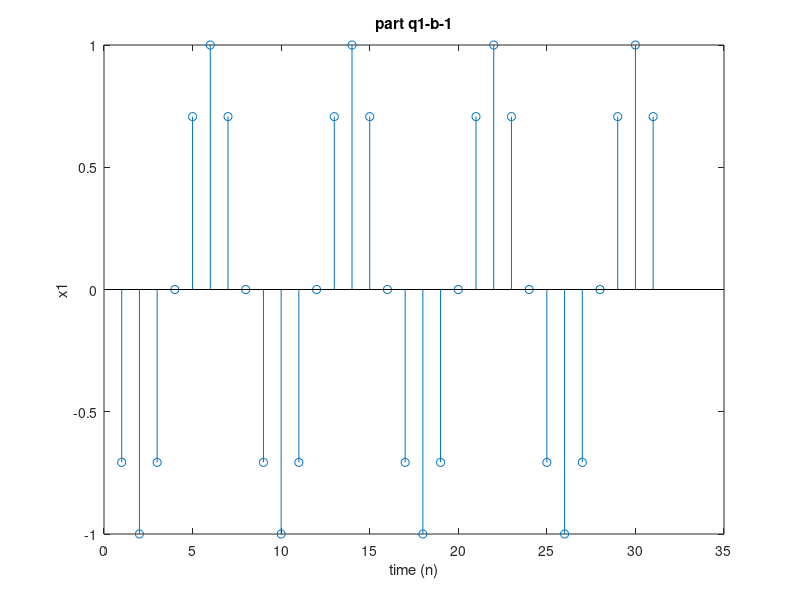
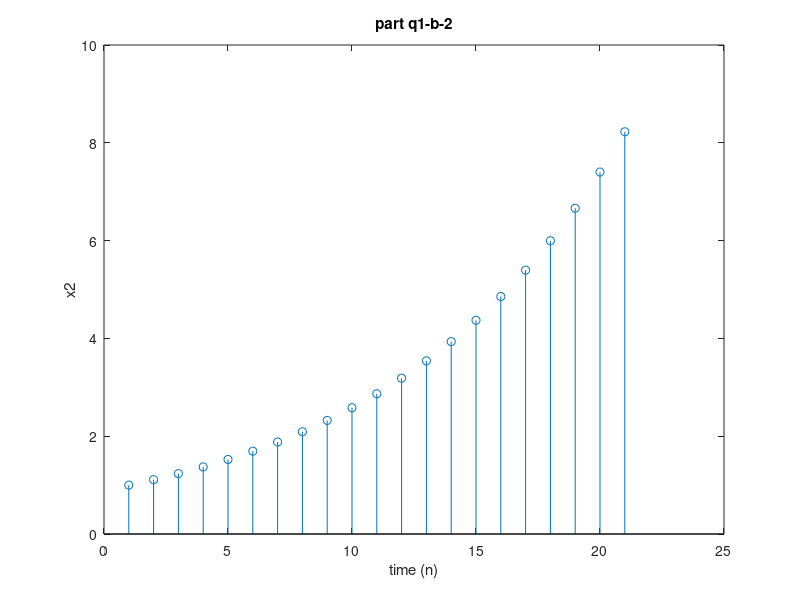
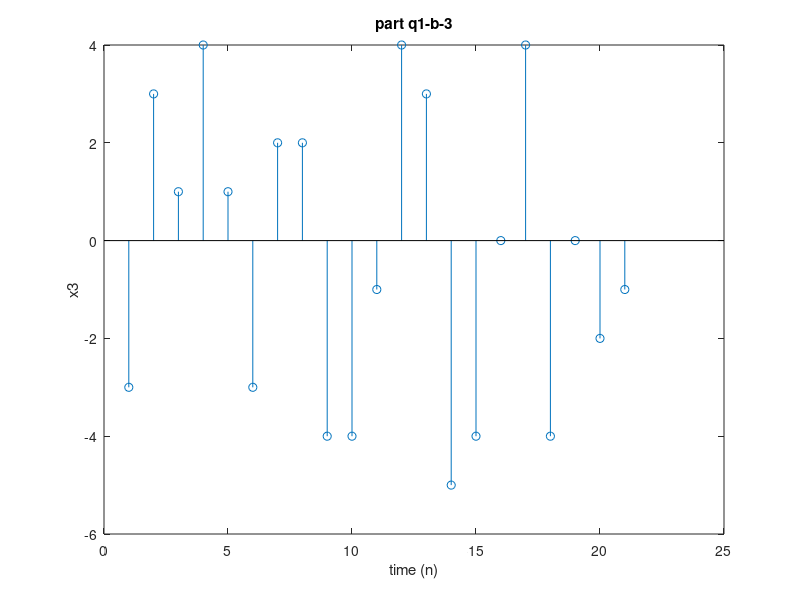
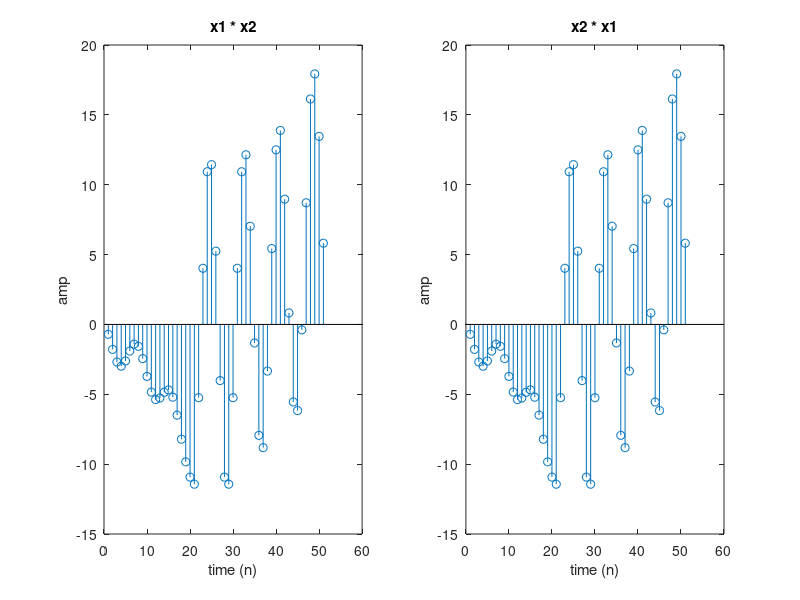

Source code (MATLAB) for these figures, in order: (Note: this script raises an error after producing the figures.)
%% HW1-Q1
clc; clear; close;
x1=zeros(1,31);
u1= ones(1,31);
 for ii=1:31
    x1(1,ii)=cos(pi*(ii-6)/4) * u1(1,ii); 
 end
figure(1)
stem(x1)
xlabel('time (n)');
ylabel('x1');
title('part q1-b-1');
%--
x2=zeros(1,21);
u2= ones(1,21);
for ii=1:21
   x2(1,ii)=((0.9)^(-(ii-1)))* u2(1,ii) ; 
end
figure(2)
stem(x2)
xlabel('time (n)');
ylabel('x2');
title('part q1-b-2');
%--
Wn= -1 + 2.*rand(1,21);
x3= round(5* Wn);
figure(3)
stem(x3)
xlabel('time (n)');
ylabel('x3');
title('part q1-b-3');
%-- Commutation
x41= conv(x1,x2);
x42= conv(x2,x1);
figure(4)
subplot(1,2,1)
stem(x41)
xlabel('time (n)');
ylabel('amp');
title('x1 * x2');
subplot(1,2,2)
stem(x42)
xlabel('time (n)');
ylabel('amp');
title('x2 * x1');
%-- Association
x51= conv( conv(x1,x2) , x3);
x52= conv( x1 , conv(x2,x3));
figure(5)
subplot(1,2,1)
stem(x51)
xlabel('time (n)');
ylabel('amp');
title('(x1 * x2) * x3');
subplot(1,2,2)
stem(x52)
xlabel('time (n)');
ylabel('amp');
title('x1 * (x2 * x3)');
%-- Distribution
x61= conv( x1 , (x2 + x3));
x62= conv(x1,x2) + conv(x1,x3);
figure(6)
subplot(1,2,1)
stem(x61)
xlabel('time (n)');
ylabel('amp');
title('x1(n) * [x2(n) + x3(n)]');
subplot(1,2,2)
stem(x62)
xlabel('time (n)');
ylabel('amp');
title('x1(n) * x2(n) + x1(n) * x3(n)');
%-- Identity
figure(7)
xd=[zeros(1,10) 1 zeros(1,10)];
stem(xd);
yd=conv(x1,xd);
subplot(2,1,1);stem(yd);xlabel('time(n)');ylabel('amp');title('x1*(delta(n-11))');
subplot(2,1,2);stem(x1);xlabel('time(n)');ylabel('amp');title('x1');
% needs more time
%% HW1-Q2
clc; clear; close;
n=-50:50;
x7=zeros(1,101);
u7= [ zeros(1,50) ones(1,51) ];
for ii=1:101
   x7(1,ii)=(2+ 0.5^(ii-1))* u7(1,ii) ; 
end
a7=[1 -0.4 -0.45]; b7=[0.45 0.4 -1];
% without convolution
s7=filter(b7,a7, x7);
S7=freqz(s7);
% ignoring the condition y(-1)=0 since I couldn't figure out in what domain
% this has to be applied
figure(8)
subplot(3,2,1)
stem(S7)
xlabel('freq'); ylabel('S7'); title('ferq domain: output with solving difference eq.');
subplot(3,2,3)
stem(abs(S7))
xlabel('freq'); ylabel('magnitude'); title('Magnitude');
subplot(3,2,5)
stem(angle(S7))
xlabel('freq'); ylabel('phase'); title('Angle');
% with convolution
h7=filter(b7,a7,n);
y7=conv(x7,h7,'full');
%--
Y7=freqz(y7);
subplot(3,2,2)
stem(Y7)
xlabel('freq'); ylabel('Y7'); title('ferq domain: output with conv');
subplot(3,2,4)
stem(abs(Y7))
xlabel('freq'); ylabel('magnitude'); title('Magnitude');
subplot(3,2,6)
stem(angle(Y7))
xlabel('freq'); ylabel('phase'); title('Angle');
%--
figure(9)
subplot(3,1,1)
stem(h7)
xlabel('time(n)'); ylabel('h7(n)'); title('impulse respone');
subplot(3,1,2)
stem(y7)
xlabel('time(n)'); ylabel('y7(n)'); title('output signal, conv');
subplot(3,1,3)
stem(s7)
xlabel('time(n)'); ylabel('s7(n)'); title('output signal, difference eq.');
%% HW1-Q3
clc; clear; close;
M1=10; M2=50; M3=101;
M=M1;
rm= ones(1,M+1); % rectangular
cm = zeros(1,M+1); %Hanning
for ii=1:M+1
	cm(1,ii)=0.5*(1- cos( (2*pi*(ii-1))/(M) ));
end
tm = zeros(1,M+1); %Triangular
for ii=1:M+1
	tm(1,ii)=(1- ( abs(M-2*(ii-1))/(M) ));
end
hm = zeros(1,M+1); %Hamming
for ii=1:M+1
	hm(1,ii)=0.54- 0.46* (cos( (2*pi*(ii-1))/(M) ));
end
%-- M=M1
Rm= freqz(rm);
Cm= freqz(cm);
Tm= freqz(tm);
Hm= freqz(hm);
figure(10) %-- figuring
subplot(4,2,1); stem(Rm)
xlabel('freq'); ylabel('Rm'); title('Rectangular, DTFT');
subplot(4,2,3); stem(Cm)
xlabel('freq'); ylabel('Cm'); title('Hanning, DTFT');
subplot(4,2,5); stem(Tm)
xlabel('freq'); ylabel('Tm'); title('Triangular, DTFT');
subplot(4,2,7); stem(Hm)
xlabel('freq'); ylabel('Hm'); title('Hamming, DTFT');
subplot(4,2,2); stem(rm)
xlabel('time(n)'); ylabel('rm'); title('Rectangular');
subplot(4,2,4); stem(cm)
xlabel('time(n)'); ylabel('cm'); title('Hanning');
subplot(4,2,6); stem(tm)
xlabel('time(n)'); ylabel('tm'); title('Triangular');
subplot(4,2,8); stem(hm)
xlabel('time(n)'); ylabel('hm'); title('Hamming');

%-- M=M2
M=M2;
rm= ones(1,M+1); % rectangular
cm = zeros(1,M+1); %Hanning
for ii=1:M+1
	cm(1,ii)=0.5*(1- cos( (2*pi*(ii-1))/(M) ));
end
tm = zeros(1,M+1); %Triangular
for ii=1:M+1
	tm(1,ii)=(1- ( abs(M-2*(ii-1))/(M) ));
end
hm = zeros(1,M+1); %Hamming
for ii=1:M+1
	hm(1,ii)=0.54- 0.46* (cos( (2*pi*(ii-1))/(M) ));
end
Rm= freqz(rm);
Cm= freqz(cm);
Tm= freqz(tm);
Hm= freqz(hm);
figure(11) %-- figuring
subplot(4,2,1); stem(Rm)
xlabel('freq'); ylabel('Rm'); title('Rectangular, DTFT');
subplot(4,2,3); stem(Cm)
xlabel('freq'); ylabel('Cm'); title('Hanning, DTFT');
subplot(4,2,5); stem(Tm)
xlabel('freq'); ylabel('Tm'); title('Triangular, DTFT');
subplot(4,2,7); stem(Hm)
xlabel('freq'); ylabel('Hm'); title('Hamming, DTFT');
subplot(4,2,2); stem(rm)
xlabel('time(n)'); ylabel('rm'); title('Rectangular');
subplot(4,2,4); stem(cm)
xlabel('time(n)'); ylabel('cm'); title('Hanning');
subplot(4,2,6); stem(tm)
xlabel('time(n)'); ylabel('tm'); title('Triangular');
subplot(4,2,8); stem(hm)
xlabel('time(n)'); ylabel('hm'); title('Hamming');

%-- M=M3
M=M3;
rm= ones(1,M+1); % rectangular
cm = zeros(1,M+1); %Hanning
for ii=1:M+1
	cm(1,ii)=0.5*(1- cos( (2*pi*(ii-1))/(M) ));
end
tm = zeros(1,M+1); %Triangular
for ii=1:M+1
	tm(1,ii)=(1- ( abs(M-2*(ii-1))/(M) ));
end
hm = zeros(1,M+1); %Hamming
for ii=1:M+1
	hm(1,ii)=0.54- 0.46* (cos( (2*pi*(ii-1))/(M) ));
end
Rm= freqz(rm);
Cm= freqz(cm);
Tm= freqz(tm);
Hm= freqz(hm);
figure(12) %-- figuring
subplot(4,2,1); stem(abs(Rm))
xlabel('freq'); ylabel('Rm'); title('Rectangular, DTFT');
subplot(4,2,3); stem(abs(Cm))
xlabel('freq'); ylabel('Cm'); title('Hanning, DTFT');
subplot(4,2,5); stem(abs(Tm))
xlabel('freq'); ylabel('Tm'); title('Triangular, DTFT');
subplot(4,2,7); stem(abs(Hm))
xlabel('freq'); ylabel('Hm'); title('Hamming, DTFT');
subplot(4,2,2); stem(rm)
xlabel('time(n)'); ylabel('rm'); title('Rectangular');
subplot(4,2,4); stem(cm)
xlabel('time(n)'); ylabel('cm'); title('Hanning');
subplot(4,2,6); stem(tm)
xlabel('time(n)'); ylabel('tm'); title('Triangular');
subplot(4,2,8); stem(hm)
xlabel('time(n)'); ylabel('hm'); title('Hamming');

%%HW1-Q4
clc; clear; close;
n=-50:50;
%x7=zeros(1,101);
u8= [ zeros(1,50) ones(1,51) ];
a8=[4 -2*sqrt(2) 1];
b8=[1 -2*sqrt(2) 4];
h8=filter(b8,a8,n); % impulse response
H8=(freqz(h8))';
h8_step=filter(b8,a8,u8); % impulse response
figure(13)
stem(H8)
xlabel('freq'); ylabel('H(w)'); title('Frequency Response');
figure(14)
subplot(2,1,1); stem(n,h8)
xlabel('time(n)'); ylabel('h(n)'); title('Impulse Response');
subplot(2,1,2); stem(n,h8_step)
xlabel('time(n)'); ylabel('h_u(n)'); title('Step Response');
% --
fvtool(b8,a8,'polezero')
[b8,a8] = eqtflength(b8,a8);
[z,p,k] = tf2zp(b8,a8);
text(real(z)+.1,imag(z),'Zero')
text(real(p)+.1,imag(p),'Pole')
